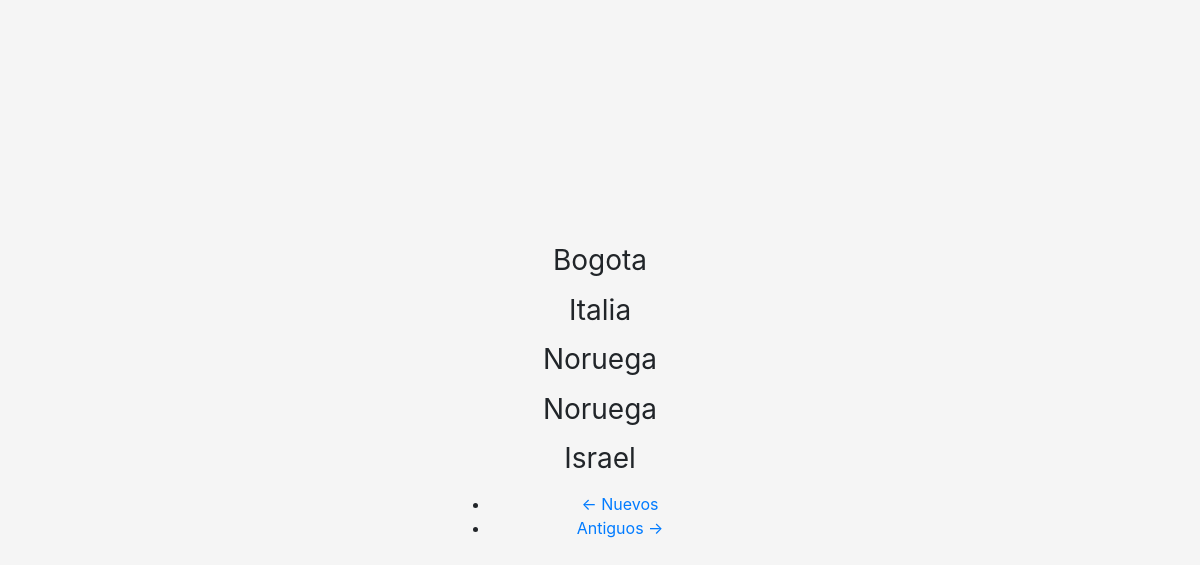
The app's page /list, older data.
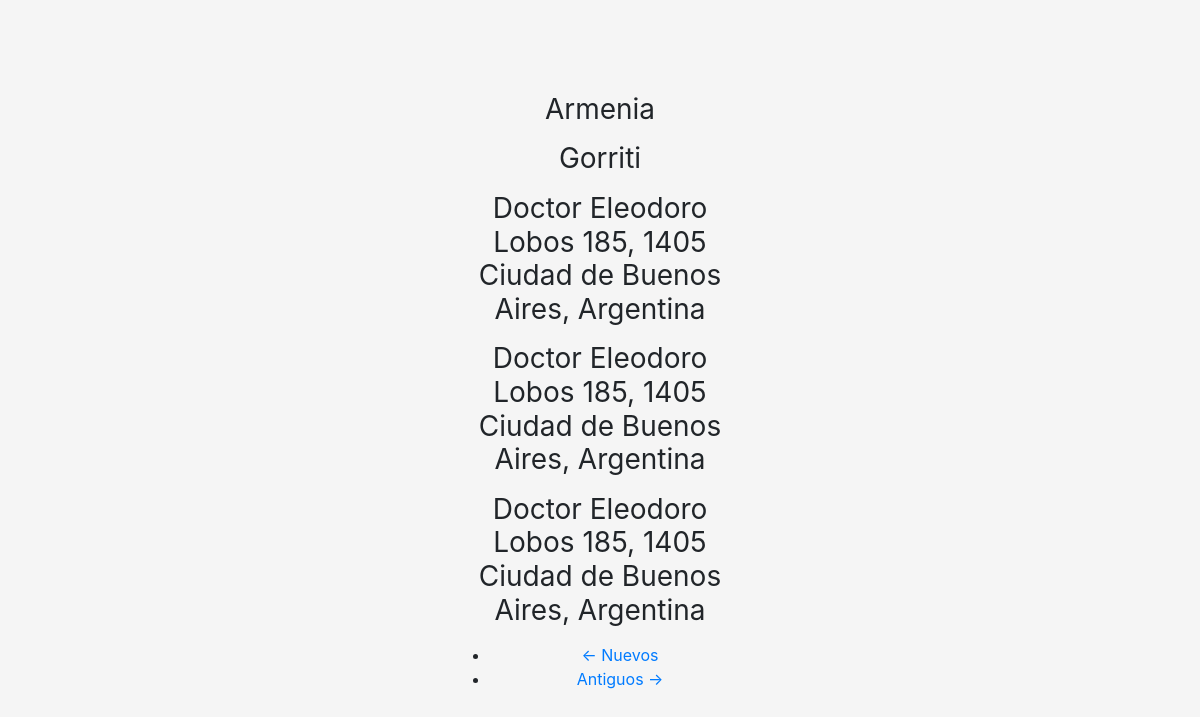
The same page, newer data.
### app/models.py (models this page shows, shortened)
class AppData(db.Model):
    id = db.Column(db.Integer, primary_key=True)
    street_geo = db.Column(db.String(345), index=True, unique=False)
    street_search = db.Column(db.String(345), index=True, unique=False)
    timestamp = db.Column(db.DateTime, index=True, default=datetime.utcnow)

### app/routes.py (the view)
@app.route('/list')
def list():
    page = request.args.get('page', 1, type=int)
    cities_list = AppData.query.order_by(AppData.timestamp.desc()).paginate(
        page, app.config['ITEMS_PER_PAGE'], False)
    next_url = url_for('list', page=cities_list.next_num) \
        if cities_list.has_next else None
    prev_url = url_for('list', page=cities_list.prev_num) \
        if cities_list.has_prev else None
    return render_template('list.html', title='Lista', cities_list=cities_list.items, next_url=next_url, prev_url=prev_url)

### app/templates/list.html (shortened to what this page needs)
{% extends "base.html" %}
{% block app_content %}
<div class="container-index">
  {% for street in cities_list %}
    {% if  street.street_geo %}
      <h1 class="h3 mb-3 font-weight-normal">{{ street.street_geo }}</h1>
    {% else %}
      <h1 class="h3 mb-3 font-weight-normal">{{ street.street_search }}</h1>
    {% endif %}
{% endfor %}
<nav aria-label="...">
    <ul class="pager">
        <li class="previous{% if not prev_url %} disabled{% endif %}">
            <a href="{{ prev_url or '#' }}">
                <span aria-hidden="true">&larr;</span> Nuevos
            </a>
        </li>
        <li class="next{% if not next_url %} disabled{% endif %}">
            <a href="{{ next_url or '#' }}">
                Antiguos <span aria-hidden="true">&rarr;</span>
            </a>
        </li>
    </ul>
</nav>
</div>
{% endblock app_content %}

### app/templates/base.html (shortened to what this page needs)
<!DOCTYPE html>
<html lang="en" dir="ltr">
  <head>
    <link rel="stylesheet" href="https://cdn.jsdelivr.net/npm/bootstrap@4.5.3/dist/css/bootstrap.min.css">
    <link rel="stylesheet" type="text/css"href="https://js.api.here.com/v3/3.1/mapsjs-ui.css" />
    <link rel="stylesheet" type="text/css" href="{{ url_for('static', filename='css/style.css') }}">
  </head>
  <body>
      {% block app_content %}
      {% endblock app_content %}
  </body>
</html>

### app/static/css/style.css (style rules this page uses)
html, body { height: 100%; }
body { display: -ms-flexbox; display: flex; -ms-flex-align: center; align-items: center; padding-top: 40px; padding-bottom: 40px; background-color: #f5f5f5; }
.container-index { text-align: center; width: 100%; max-width: 330px; padding: 15px; margin: auto; }

Row changes from the older to the newer data that the page shows:
no longer on this page (row unchanged): AppData: street_search "Bogota"
no longer on this page (row unchanged): AppData: street_search "Italia"
no longer on this page (row unchanged): AppData: street_search "Noruega"
no longer on this page (row unchanged): AppData: street_search "Noruega"
no longer on this page (row unchanged): AppData: street_search "Israel"
added AppData: street_search "Armenia"
added AppData: street_search "Gorriti"
added AppData: street_geo "Doctor Eleodoro Lobos 185, 1405 Ciudad de Buenos Aires, Argentina"
added AppData: street_geo "Doctor Eleodoro Lobos 185, 1405 Ciudad de Buenos Aires, Argentina"
added AppData: street_geo "Doctor Eleodoro Lobos 185, 1405 Ciudad de Buenos Aires, Argentina"
